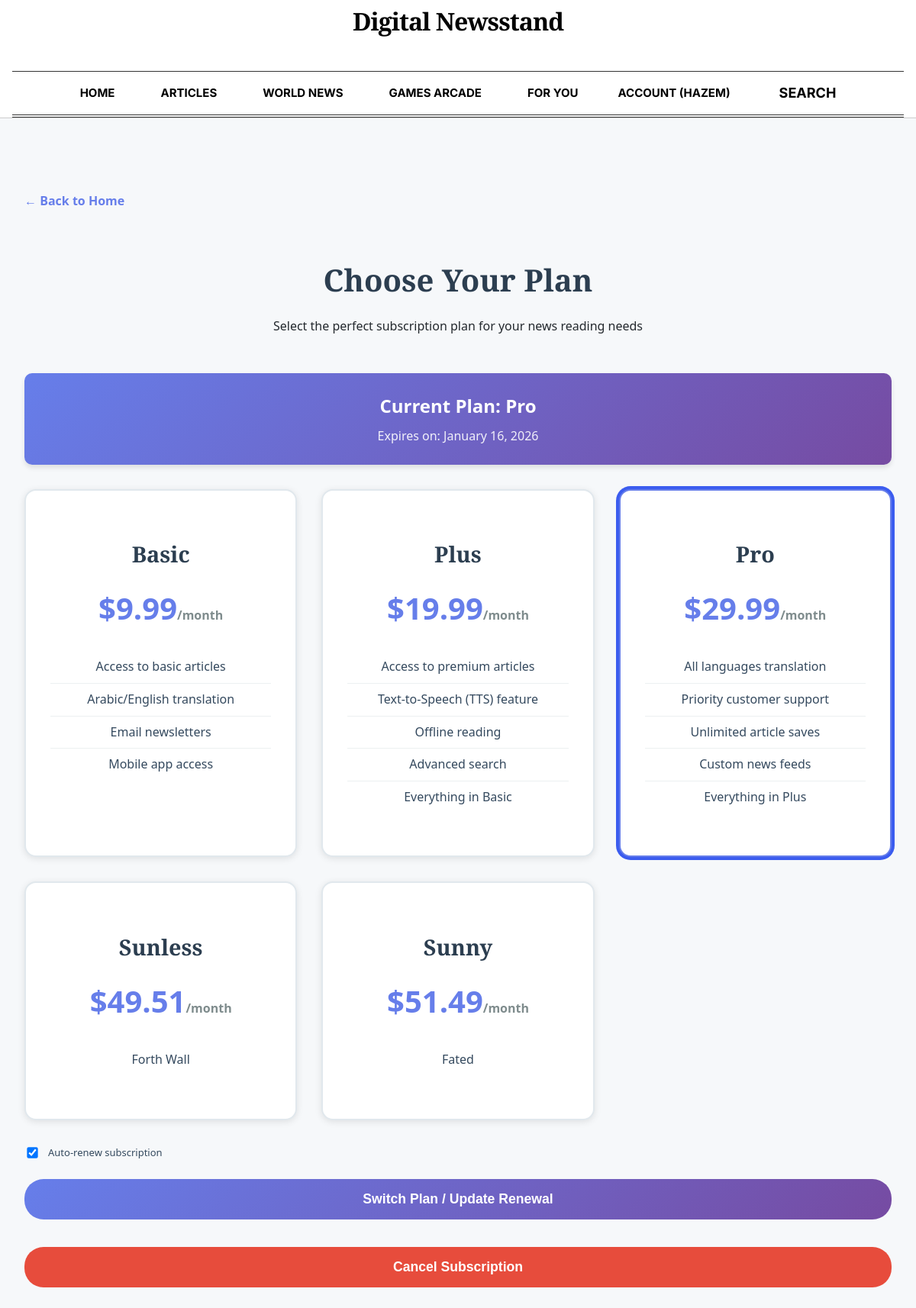
The app's page /index.php?page=plans (signed in) with its own data.
### tables this page shows
CREATE TABLE `subscriptions` (
  `id` int NOT NULL AUTO_INCREMENT,
  `user_id` int NOT NULL,
  `plan` varchar(50) DEFAULT NULL,
  `auto_renew` tinyint(1) DEFAULT '1',
  `expires_at` datetime DEFAULT NULL,
  `plan_id` int DEFAULT NULL,
  PRIMARY KEY (`id`),
  KEY `user_id` (`user_id`),
  CONSTRAINT `subscriptions_ibfk_1` FOREIGN KEY (`user_id`) REFERENCES `users` (`id`) ON DELETE CASCADE
);

CREATE TABLE `plans` (
  `id` int NOT NULL AUTO_INCREMENT,
  `name` varchar(50) NOT NULL,
  `price` decimal(10,2) NOT NULL,
  `duration_days` int NOT NULL,
  `features` text,
  `created_at` timestamp NULL DEFAULT CURRENT_TIMESTAMP,
  `level` int DEFAULT '1',
  PRIMARY KEY (`id`)
);

### src/index.php (called while the page is built, shortened)
<?php
require __DIR__ . '/config/DataBase_Connection.php';
$selectedLang = $_SESSION['lang'] ?? 'en';
$page = $_GET['page'] ?? "";
Router::route($page, $selectedLang);

### src/Models/User.php (called while the page is built, shortened)
<?php
require_once __DIR__ . "/../config/DataBase_Connection.php";
class User {
    private $conn;
    public function __construct() {
        $db = new Database();
        $this->conn = $db->connect();
    }
    public function getSubscription($userId) {
        try {
            $stmt = $this->conn->prepare("SELECT * FROM subscriptions WHERE user_id = ? AND (expires_at IS NULL OR expires_at > NOW()) ORDER BY id DESC LIMIT 1");
            $stmt->execute([$userId]);
            return $stmt->fetch(PDO::FETCH_ASSOC);
        } catch (PDOException $e) {
            return null;
        }
    }
}

### src/Config/DataBase_Connection.php (called while the page is built, shortened)
<?php
if (!class_exists('Database')) {
class Database {
    private $host = "db";
    private $db_name = "News";
    private $username = "Rain";
    private $password = "Sunny";
    public function __construct() {
        $this->host = getenv('DB_HOST') ?: 'db';
        $this->db_name = getenv('DB_NAME') ?: 'News';
        $this->username = getenv('DB_USER') ?: 'Rain';
        $this->password = getenv('DB_PASS') ?: 'Sunny';
    }
    public function connect() {
        $this->conn = null;
        try {
            $this->conn = new PDO(
                "mysql:host={$this->host};dbname={$this->db_name};charset=utf8",
                $this->username,
                $this->password
            );
            $this->conn->setAttribute(PDO::ATTR_ERRMODE, PDO::ERRMODE_EXCEPTION);
        } catch(PDOException $e) {
            die("Database Connection Error: " . $e->getMessage());
        }
        return $this->conn;
    }
}
}

### src/Models/Subscription.php (called while the page is built, shortened)
<?php
require_once __DIR__ . "/../config/DataBase_Connection.php";
class Subscription {
    private $conn;
    public function __construct() {
        $db = new Database();
        $this->conn = $db->connect();
    }
    public function getAllPlans() {
        $stmt = $this->conn->query("SELECT * FROM plans ORDER BY price ASC");
        return $stmt->fetchAll(PDO::FETCH_ASSOC);
    }
}

### src/Views/Subscription/Plans.php (the view, shortened to what this page needs)
<?php include(__DIR__ . '../../Layout/Header.php'); ?>
<?php
require_once __DIR__ . '/../../Models/User.php';
require_once __DIR__ . '/../../Models/Subscription.php';
$userModel = new User();
$subModel = new Subscription();
$subscription = $userModel->getSubscription($_SESSION['user_id']);
$allPlans = $subModel->getAllPlans();
$isActive = $subscription && strtotime($subscription['expires_at']) > time();
?>
<!DOCTYPE html>
<html lang="en">
<head>
    <link rel="stylesheet" href="../../Assets/CSS/Styles.css">
</head>
<body>
    <main>
        <div class="plans-container">
            <a href="index.php?page=Home" class="back-link">← Back to Home</a>
            <div class="plans-header">
                <h1>Choose Your Plan</h1>
                <p>Select the perfect subscription plan for your news reading needs</p>
            </div>
            <?php if ($isActive): ?>
                <div class="current-subscription-banner">
                    <h2>Current Plan: <?php echo htmlspecialchars($subscription['plan']); ?></h2>
                    <p>Expires on: <?= date('F j, Y', strtotime($subscription['expires_at'])) ?></p>
                </div>
            <?php endif; ?>
            <form class="subscription-form" id="subscriptionForm" method="POST" action="index.php?page=subscribe">
                <div class="subscription-plans">
                    <?php foreach ($allPlans as $plan): ?>
                        <div class="subscription-plan" onclick="document.getElementById('plan_<?= $plan['id'] ?>').click()">
                            <h3><?= htmlspecialchars($plan['name']) ?></h3>
                            <div class="price">$<?= number_format($plan['price'], 2) ?><span>/<?= (int)$plan['duration_days'] === 30 ? 'month' : 'year' ?></span></div>
                            <ul class="features">
                                <?php
                                    $feats = explode("\n", $plan['features']);
                                    foreach ($feats as $f) {
                                        if (trim($f)) echo "<li>" . htmlspecialchars(trim($f)) . "</li>";
                                    }
                                ?>
                            </ul>
                        </div>
                    <?php endforeach; ?>
                </div>
                <div class="auto-renew-section">
                    <label for="autoRenew">
                        <input type="checkbox" id="autoRenew" name="autoRenew" <?= ($isActive && ($subscription['auto_renew'] ?? 0)) ? 'checked' : 'checked' ?>>
                        Auto-renew subscription
                    </label>
                </div>
                <button type="submit" class="subscribe-btn" id="subscribeBtn">
                    <?php echo $isActive ? 'Switch Plan / Update Renewal' : 'Subscribe Now'; ?>
                </button>
            </form>
            <?php if ($isActive): ?>
                <form action="index.php?page=cancel_subscription" method="POST" style="margin-top: 20px;" onsubmit="return confirm('Are you sure you want to cancel? You will lose access immediately.');">
                    <button type="submit" class="subscribe-btn cancel-btn">Cancel Subscription</button>
                </form>
            <?php endif; ?>
        </div>
    </main>
</body>
</html>

### src/Assets/CSS/Styles.css (style rules this page uses)
body { font-family: 'Segoe UI', Roboto, Arial, sans-serif; background-color: #f6f8fa; color: #24292e; margin: 0; padding: 0; }
h1 { font-size: 26px; font-weight: 600; margin-bottom: 28px; text-align: center; color: #24292e; }
label { display: block; font-size: 13px; margin-bottom: 6px; color: #57606a; }
button { background-color: #2ea44f; color: #fff; border: none; padding: 10px 18px; border-radius: 6px; cursor: pointer; font-size: 14px; font-weight: 500; transition: background-color 0.2s ease, transform 0.2s ease; }
input[type="checkbox"] { margin-right: 6px; transform: scale(1.1); cursor: pointer; }
main { margin-top: 90px; margin-bottom: 40px; width: 100%; box-sizing: border-box; }

### src/Assets/CSS/theme.css (style rules this page uses)
:root { --font-serif: 'Playfair Display', serif; --font-sans: 'Inter', sans-serif; --font-display: 'Outfit', sans-serif; --bg-paper: #f9f9f9; --bg-white: #ffffff; --text-main: #333333; --text-headline: #000000; --text-muted: #666666; --border-light: #e2e2e2; --border-dark: #333333; --primary: #000000; --accent: #567b95; --game-correct: #6aaa64; --game-present: #c9b458; --game-absent: #787c7e; }
body { background-color: var(--bg-paper); color: var(--text-main); font-family: var(--font-serif); margin: 0; padding: 0; line-height: 1.6; }
a { color: var(--primary); text-decoration: none; }
main { margin-top: 0 !important; padding-top: 2rem; }

### src/Views/Subscription/Plans.php (style rules this page uses)
.plans-container { max-width: 1200px; margin: 0 auto; padding: 2rem; }
.plans-header { text-align: center; margin-bottom: 3rem; }
.plans-header h1 { font-family: 'Playfair Display', serif; font-size: 2.5rem; color: #2c3e50; margin-bottom: 0.5rem; }
.current-subscription-banner { background: linear-gradient(135deg, #667eea 0%, #764ba2 100%); color: white; padding: 1.5rem; border-radius: 10px; text-align: center; margin-bottom: 2rem; box-shadow: 0 4px 6px rgba(0, 0, 0, 0.1); }
.current-subscription-banner h2 { margin: 0 0 0.5rem 0; font-size: 1.5rem; }
.current-subscription-banner p { margin: 0; opacity: 0.9; }
.subscription-plans { display: grid; grid-template-columns: repeat(auto-fit, minmax(300px, 1fr)); gap: 2rem; margin-bottom: 2rem; }
.subscription-plan { background: white; border: 2px solid #e1e8ed; border-radius: 15px; padding: 2rem; text-align: center; transition: all 0.3s ease; position: relative; box-shadow: 0 2px 10px rgba(0, 0, 0, 0.1); cursor: pointer; }
.subscription-plan.selected { box-shadow: 0 0 0 4px rgba(1, 44, 236, 0.76); animation: pulse 0.6s ease-out; border-color: #667eea; }
.subscription-plan h3 { font-family: 'Playfair Display', serif; font-size: 1.8rem; color: #2c3e50; margin-bottom: 1rem; }
.price { font-size: 2.5rem; font-weight: bold; color: #667eea; margin-bottom: 1rem; }
.price span { font-size: 1rem; color: #7f8c8d; }
.features { list-style: none; padding: 0; margin: 1.5rem 0; }
.features li { padding: 0.5rem 0; color: #34495e; border-bottom: 1px solid #ecf0f1; white-space: pre-wrap; }
.features li:last-child { border-bottom: none; }
.subscription-form { margin-top: 2rem; }
.auto-renew-section { margin: 1.5rem 0; text-align: left; }
.auto-renew-section label { display: flex; align-items: center; gap: 0.5rem; cursor: pointer; color: #34495e; }
.subscribe-btn { background: linear-gradient(135deg, #667eea 0%, #764ba2 100%); color: white; border: none; padding: 1rem 2rem; border-radius: 25px; font-size: 1.1rem; font-weight: bold; cursor: pointer; transition: all 0.3s ease; width: 100%; }
.cancel-btn { background: #e74c3c; margin-top: 1rem; }
.back-link { display: inline-block; margin-bottom: 2rem; color: #667eea; text-decoration: none; font-weight: bold; }

### records on screen
subscriptions: plan "Pro", expires_at "January 16, 2026", auto_renew "☑"
plans: name "Basic", price "9.99", duration_days "month", features "Access to basic articles", features "Arabic/English translation", features "Email newsletters", features "Mobile app access"
plans: name "Plus", price "19.99", duration_days "month", features "Access to premium articles", features "Text-to-Speech (TTS) feature", features "Offline reading", features "Advanced search", features "Everything in Basic"
plans: name "Pro", price "29.99", duration_days "month", features "All languages translation", features "Priority customer support", features "Unlimited article saves", features "Custom news feeds", features "Everything in Plus"
plans: name "Sunless", price "49.51", duration_days "month", features "Forth Wall"
plans: name "Sunny", price "51.49", duration_days "month", features "Fated"

### other values on screen
$username "HAZEM"
